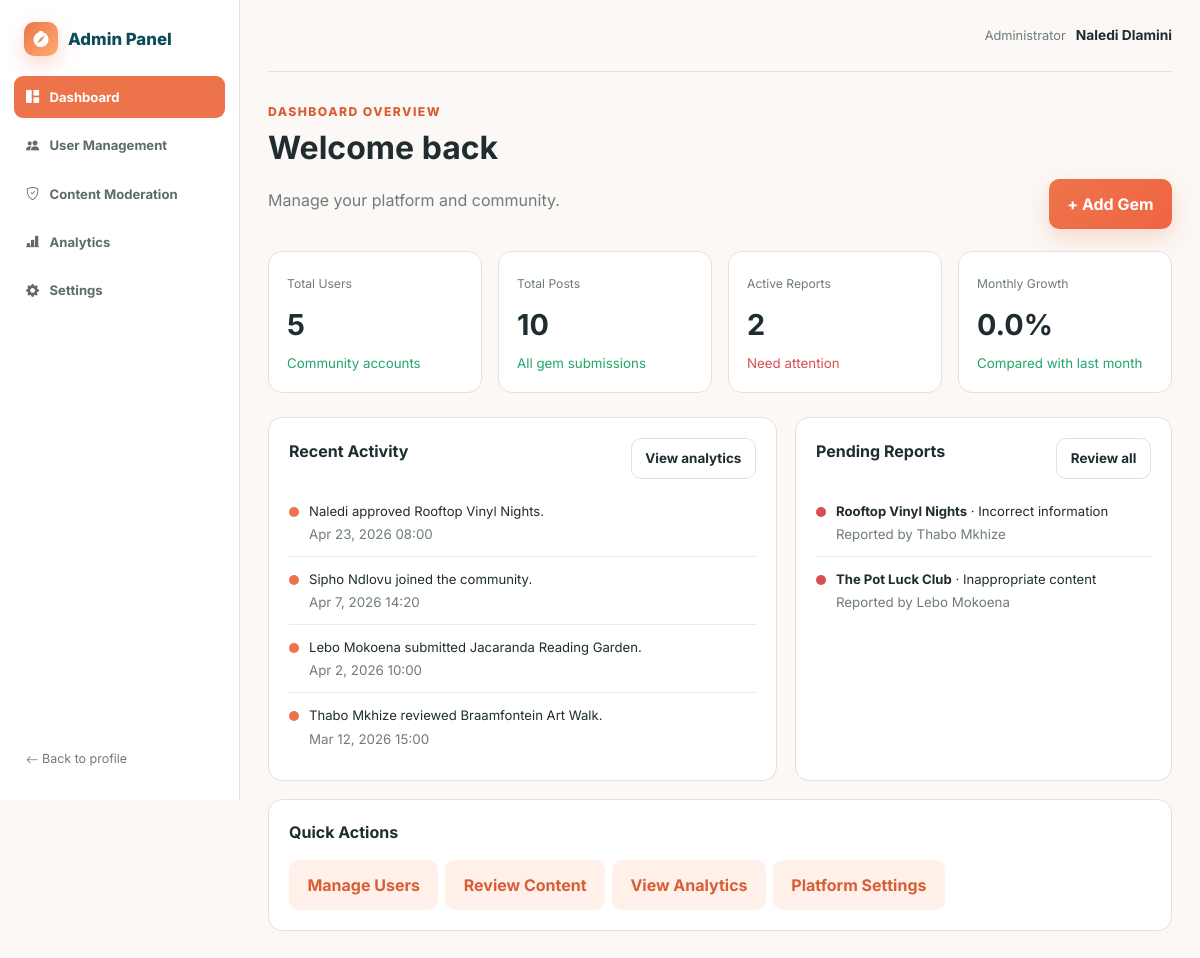
/admin/index.php (signed in), run on an earlier commit of the app's database.
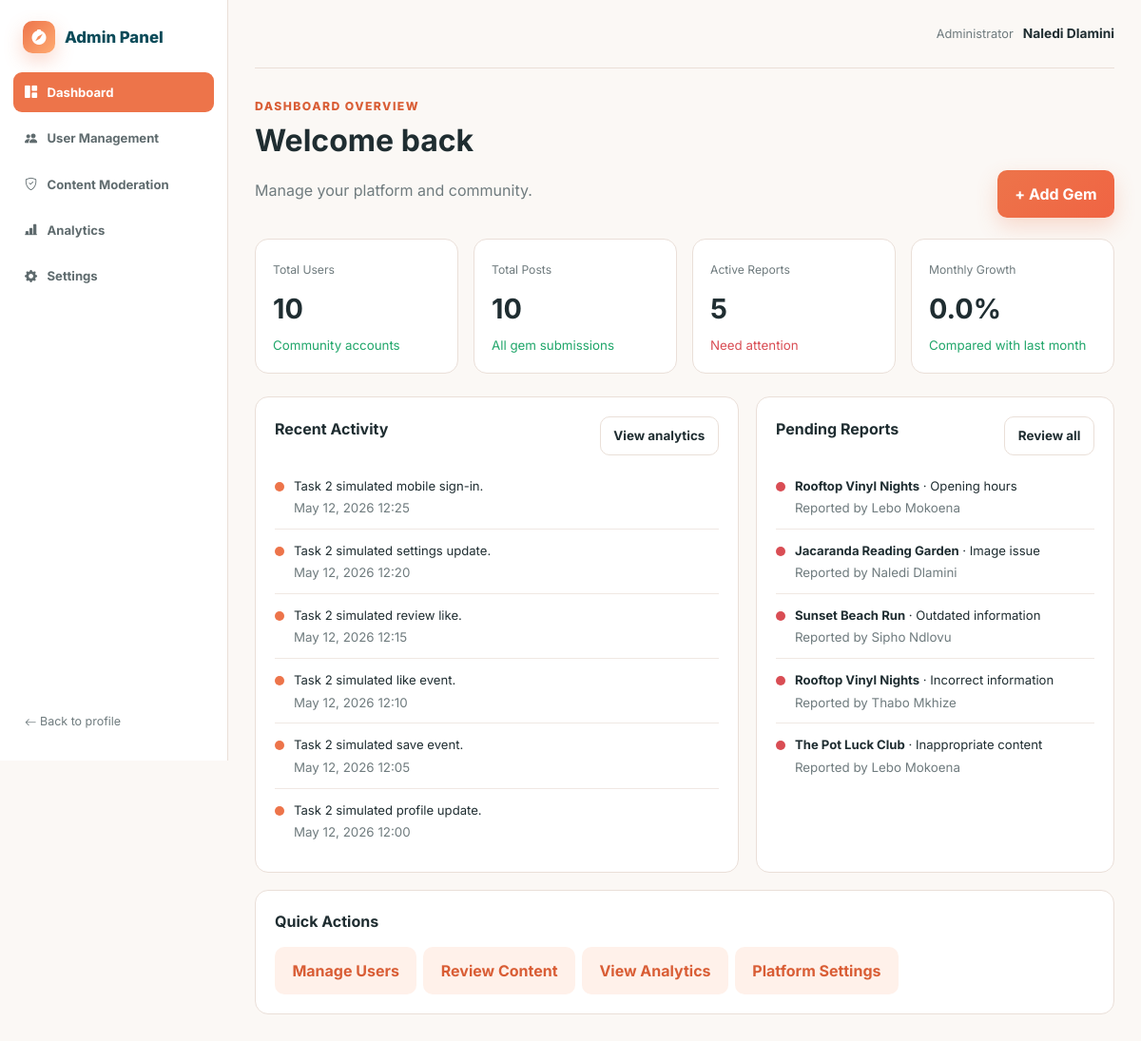
And on a later commit of the database.
### tables this page shows
CREATE TABLE activity_log (
    id BIGINT UNSIGNED AUTO_INCREMENT PRIMARY KEY,
    user_id INT UNSIGNED NULL,
    activity_type VARCHAR(50) NOT NULL,
    description VARCHAR(255) NOT NULL,
    created_at TIMESTAMP NOT NULL DEFAULT CURRENT_TIMESTAMP,
    CONSTRAINT fk_activity_user FOREIGN KEY (user_id) REFERENCES users(id) ON DELETE SET NULL,
    INDEX idx_activity_created (created_at),
    INDEX idx_activity_type (activity_type)
);

CREATE TABLE reports (
    id INT UNSIGNED AUTO_INCREMENT PRIMARY KEY,
    reporter_id INT UNSIGNED NOT NULL,
    gem_id INT UNSIGNED NULL,
    review_id INT UNSIGNED NULL,
    violation_type VARCHAR(100) NOT NULL,
    details VARCHAR(400) NULL,
    status ENUM('pending','resolved','dismissed') NOT NULL DEFAULT 'pending',
    resolution_note VARCHAR(255) NULL,
    created_at TIMESTAMP NOT NULL DEFAULT CURRENT_TIMESTAMP,
    resolved_at DATETIME NULL,
    CONSTRAINT fk_reporter FOREIGN KEY (reporter_id) REFERENCES users(id) ON DELETE CASCADE,
    CONSTRAINT fk_report_gem FOREIGN KEY (gem_id) REFERENCES gems(id) ON DELETE CASCADE,
    CONSTRAINT fk_report_review FOREIGN KEY (review_id) REFERENCES reviews(id) ON DELETE CASCADE,
    INDEX idx_reports_status (status)
);

CREATE TABLE users (
    id INT UNSIGNED AUTO_INCREMENT PRIMARY KEY,
    full_name VARCHAR(100) NOT NULL,
    email VARCHAR(190) NOT NULL UNIQUE,
    firebase_uid VARCHAR(128) NULL UNIQUE,
    city VARCHAR(100) NOT NULL,
    password_hash VARCHAR(255) NOT NULL,
    email_verified_at DATETIME NULL,
    bio VARCHAR(300) NULL,
    role ENUM('user','admin') NOT NULL DEFAULT 'user',
    status ENUM('active','suspended') NOT NULL DEFAULT 'active',
    level INT UNSIGNED NOT NULL DEFAULT 1,
    points INT UNSIGNED NOT NULL DEFAULT 0,
    notify_new_gems TINYINT(1) NOT NULL DEFAULT 1,
    notify_comments TINYINT(1) NOT NULL DEFAULT 1,
    notify_likes_saves TINYINT(1) NOT NULL DEFAULT 1,
    personalized_recommendations TINYINT(1) NOT NULL DEFAULT 1,
    show_saved_gems TINYINT(1) NOT NULL DEFAULT 1,
    show_activity_status TINYINT(1) NOT NULL DEFAULT 1,
    created_at TIMESTAMP NOT NULL DEFAULT CURRENT_TIMESTAMP,
    updated_at TIMESTAMP NOT NULL DEFAULT CURRENT_TIMESTAMP ON UPDATE CURRENT_TIMESTAMP,
    INDEX idx_users_role_status (role, status),
    INDEX idx_users_city (city)
);

### includes/functions.php (called while the page is built, shortened)
<?php
function url(string $path = ''): string
{
    return APP_URL . ($path !== '' ? '/' . ltrim($path, '/') : '');
}
function e(mixed $value): string
{
    return htmlspecialchars((string)$value, ENT_QUOTES, 'UTF-8');
}

### config/database.php (called while the page is built, shortened)
<?php
function db(): PDO
{
    static $pdo = null;
    if ($pdo instanceof PDO) {
        return $pdo;
    }
    $dsn = sprintf('mysql:host=%s;port=%s;dbname=%s;charset=utf8mb4', DB_HOST, DB_PORT, DB_NAME);
    try {
        $pdo = new PDO($dsn, DB_USER, DB_PASS, [
            PDO::ATTR_ERRMODE => PDO::ERRMODE_EXCEPTION,
            PDO::ATTR_DEFAULT_FETCH_MODE => PDO::FETCH_ASSOC,
            PDO::ATTR_EMULATE_PREPARES => false,
        ]);
    } catch (PDOException $e) {
        http_response_code(500);
        $message = APP_ENV === 'development'
            ? 'Database connection failed: ' . htmlspecialchars($e->getMessage(), ENT_QUOTES, 'UTF-8')
            : 'Database connection failed.';
        exit('<div style="font-family:Arial;padding:2rem;max-width:760px;margin:auto"><h1>Mzansi Gem setup required</h1><p>' . $message . '</p><p>Import <code>database/install.sql</code> and check <code>config/config.php</code> or your environment variables.</p></div>');
    }
    return $pdo;
}

### admin/index.php (the view, shortened to what this page needs)
<?php
$totalUsers=(int)db()->query('SELECT COUNT(*) FROM users')->fetchColumn();$totalPosts=(int)db()->query('SELECT COUNT(*) FROM gems')->fetchColumn();$activeReports=(int)db()->query("SELECT COUNT(*) FROM reports WHERE status='pending'")->fetchColumn();
$currentMonth=(int)db()->query("SELECT COUNT(*) FROM users WHERE created_at>=DATE_FORMAT(CURDATE(),'%Y-%m-01')")->fetchColumn();$previousMonth=(int)db()->query("SELECT COUNT(*) FROM users WHERE created_at>=DATE_FORMAT(CURDATE()-INTERVAL 1 MONTH,'%Y-%m-01') AND created_at<DATE_FORMAT(CURDATE(),'%Y-%m-01')")->fetchColumn();$growth=$previousMonth>0?(($currentMonth-$previousMonth)/$previousMonth*100):($currentMonth>0?100:0);
$recent=db()->query('SELECT a.*,u.full_name FROM activity_log a LEFT JOIN users u ON u.id=a.user_id ORDER BY a.created_at DESC LIMIT 6')->fetchAll();$reports=db()->query("SELECT r.*,COALESCE(g.title,'Review report') AS content_title,u.full_name AS reporter FROM reports r LEFT JOIN gems g ON g.id=r.gem_id JOIN users u ON u.id=r.reporter_id WHERE r.status='pending' ORDER BY r.created_at DESC LIMIT 5")->fetchAll();
$pageTitle='Dashboard Overview';$activeAdmin='dashboard';require dirname(__DIR__).'/includes/admin-header.php';
?>
<div class="admin-page-head"><div><span class="eyebrow">Dashboard Overview</span><h1>Welcome back</h1><p class="muted">Manage your platform and community.</p></div><a class="btn btn-primary" href="<?=url('share.php')?>">+ Add Gem</a></div>
<div class="metric-grid"><div class="metric-card"><span>Total Users</span><strong><?=$totalUsers?></strong><small>Community accounts</small></div><div class="metric-card"><span>Total Posts</span><strong><?=$totalPosts?></strong><small>All gem submissions</small></div><div class="metric-card"><span>Active Reports</span><strong><?=$activeReports?></strong><small style="color:<?=$activeReports?'var(--red)':'var(--green)'?>">Need attention</small></div><div class="metric-card"><span>Monthly Growth</span><strong><?=number_format($growth,1)?>%</strong><small>Compared with last month</small></div></div>
<div class="admin-grid"><section class="admin-card"><div class="section-head"><h2>Recent Activity</h2><a class="btn btn-ghost btn-sm" href="<?=url('admin/analytics.php')?>">View analytics</a></div><div class="activity-list"><?php foreach($recent as $item):?><div class="activity-item"><span class="activity-dot"></span><div><p><?=e($item['description'])?></p><small><?=e(date('M j, Y H:i',strtotime($item['created_at'])))?></small></div></div><?php endforeach;?></div></section><section class="admin-card"><div class="section-head"><h2>Pending Reports</h2><a class="btn btn-ghost btn-sm" href="<?=url('admin/moderation.php?tab=reports')?>">Review all</a></div><?php if($reports):?><div class="activity-list"><?php foreach($reports as $report):?><div class="activity-item"><span class="activity-dot" style="background:var(--red)"></span><div><p><strong><?=e($report['content_title'])?></strong> · <?=e($report['violation_type'])?></p><small>Reported by <?=e($report['reporter'])?></small></div></div><?php endforeach;?></div><?php else:?><p class="muted">No active reports.</p><?php endif;?></section></div>
<section class="admin-card" style="margin-top:18px"><h2>Quick Actions</h2><div class="action-row"><a class="btn btn-soft" href="<?=url('admin/users.php')?>">Manage Users</a><a class="btn btn-soft" href="<?=url('admin/moderation.php')?>">Review Content</a><a class="btn btn-soft" href="<?=url('admin/analytics.php')?>">View Analytics</a><a class="btn btn-soft" href="<?=url('admin/settings.php')?>">Platform Settings</a></div></section>
<?php require dirname(__DIR__).'/includes/admin-footer.php'; ?>

What changed in the data, as far as the page shows it:
no longer on this page (row unchanged): activity_log: description "Naledi approved Rooftop Vinyl Nights.", created_at "Apr 23, 2026 08:00"
no longer on this page (row unchanged): activity_log: description "Sipho Ndlovu joined the community.", created_at "Apr 7, 2026 14:20"
no longer on this page (row unchanged): activity_log: description "Lebo Mokoena submitted Jacaranda Reading Garden.", created_at "Apr 2, 2026 10:00"
no longer on this page (row unchanged): activity_log: description "Thabo Mkhize reviewed Braamfontein Art Walk.", created_at "Mar 12, 2026 15:00"
added activity_log: description "Task 2 simulated mobile sign-in.", created_at "May 12, 2026 12:25"
added activity_log: description "Task 2 simulated settings update.", created_at "May 12, 2026 12:20"
added activity_log: description "Task 2 simulated review like.", created_at "May 12, 2026 12:15"
added activity_log: description "Task 2 simulated like event.", created_at "May 12, 2026 12:10"
added activity_log: description "Task 2 simulated save event.", created_at "May 12, 2026 12:05"
added activity_log: description "Task 2 simulated profile update.", created_at "May 12, 2026 12:00"
added reports: content_title "Rooftop Vinyl Nights", violation_type "Opening hours", reporter.full_name "Lebo Mokoena"
added reports: content_title "Jacaranda Reading Garden", violation_type "Image issue", reporter.full_name "Naledi Dlamini"
added reports: content_title "Sunset Beach Run", violation_type "Outdated information", reporter.full_name "Sipho Ndlovu"
Also different on the page:
$totalUsers: "5" → "10"
$activeReports: "2" → "5"
